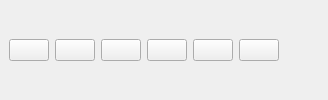
     <widget class="QStackedWidget" name="stackedWidget">
      <property name="currentIndex">
       <number>0</number>
      </property>
      <widget class="QWidget" name="page_2">
       <layout class="QGridLayout" name="gridLayout">
        <item row="0" column="4">
         <widget class="QPushButton" name="Organize_columns">
          <property name="text">
           <string/>
          </property>
          <property name="icon">
           <iconset>
            <normaloff>../icon/task.png</normaloff>../icon/task.png</iconset>
          </property>
          <property name="iconSize">
           <size>
            <width>25</width>
            <height>25</height>
           </size>
          </property>
         </widget>
        </item>
        <item row="0" column="6">
         <widget class="QPushButton" name="Edit">
          <property name="text">
           <string/>
          </property>
          <property name="icon">
           <iconset>
            <normaloff>edit_pencil.png</normaloff>edit_pencil.png</iconset>
          </property>
          <property name="iconSize">
           <size>
            <width>25</width>
            <height>25</height>
           </size>
          </property>
          <property name="checkable">
           <bool>false</bool>
          </property>
          <property name="autoDefault">
           <bool>true</bool>
          </property>
          <property name="default">
           <bool>false</bool>
          </property>
         </widget>
        </item>
        <item row="0" column="1">
         <widget class="QPushButton" name="Save">
          <property name="baseSize">
           <size>
            <width>50</width>
            <height>10</height>
           </size>
          </property>
          <property name="text">
           <string/>
          </property>
          <property name="icon">
           <iconset>
            <normaloff>diskette.png</normaloff>diskette.png</iconset>
          </property>
          <property name="iconSize">
           <size>
            <width>25</width>
            <height>25</height>
           </size>
          </property>
         </widget>
        </item>
        <item row="0" column="5">
         <widget class="QPushButton" name="Create_filter">
          <property name="text">
           <string/>
          </property>
          <property name="icon">
           <iconset>
            <normaloff>../icon/filter.png</normaloff>../icon/filter.png</iconset>
          </property>
          <property name="iconSize">
           <size>
            <width>25</width>
            <height>25</height>
           </size>
          </property>
         </widget>
        </item>
        <item row="0" column="2">
         <widget class="QPushButton" name="Refresh">
          <property name="text">
           <string/>
          </property>
          <property name="icon">
           <iconset>
            <normaloff>loading-arrow.png</normaloff>loading-arrow.png</iconset>
          </property>
          <property name="iconSize">
           <size>
            <width>25</width>
            <height>25</height>
           </size>
          </property>
         </widget>
        </item>
        <item row="0" column="8">
         <spacer name="horizontalSpacer">
          <property name="orientation">
           <enum>Qt::Horizontal</enum>
          </property>
          <property name="sizeHint" stdset="0">
           <size>
            <width>40</width>
            <height>20</height>
           </size>
          </property>
         </spacer>
        </item>
        <item row="0" column="3">
         <widget class="QPushButton" name="Zoom_to_feature">
          <property name="text">
           <string/>
          </property>
          <property name="icon">
           <iconset>
            <normaloff>../icon/search.png</normaloff>../icon/search.png</iconset>
          </property>
          <property name="iconSize">
           <size>
            <width>25</width>
            <height>25</height>
           </size>
          </property>
         </widget>
        </item>
       </layout>
      </widget>
     </widget>
